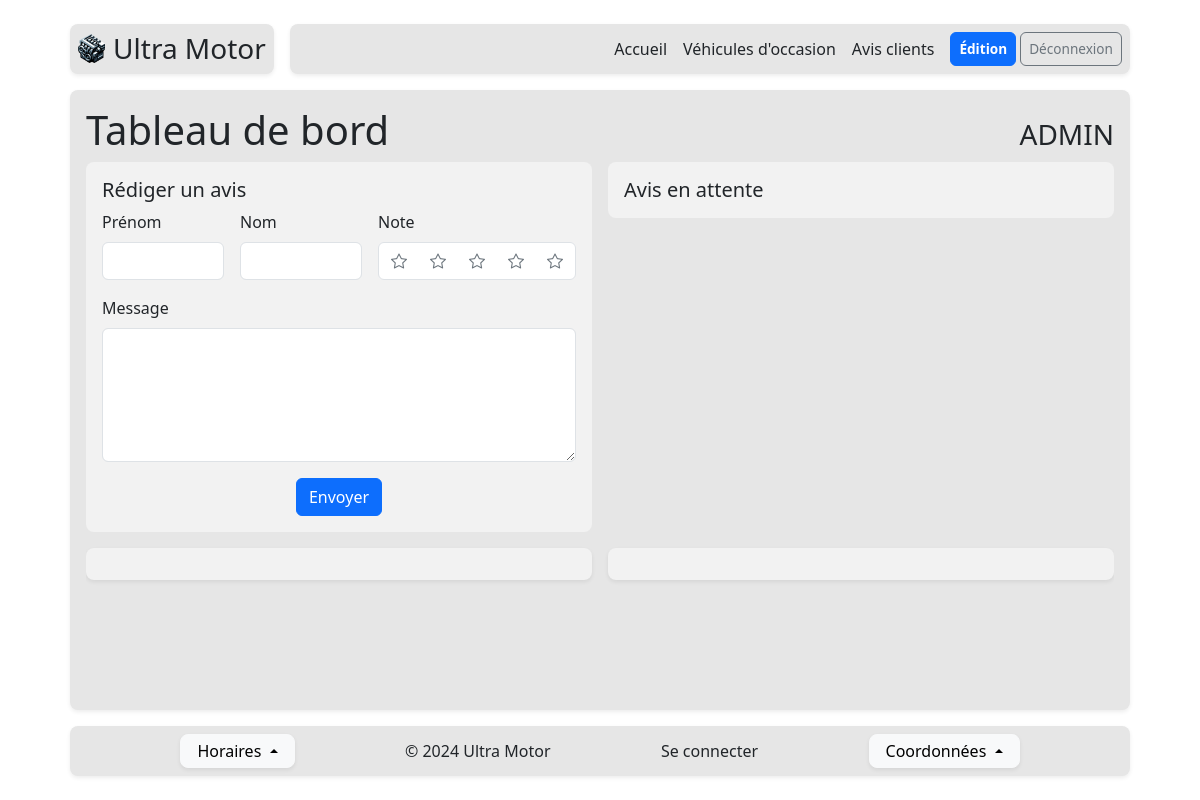
The app's page /index.php?p=edition (signed in), older data.
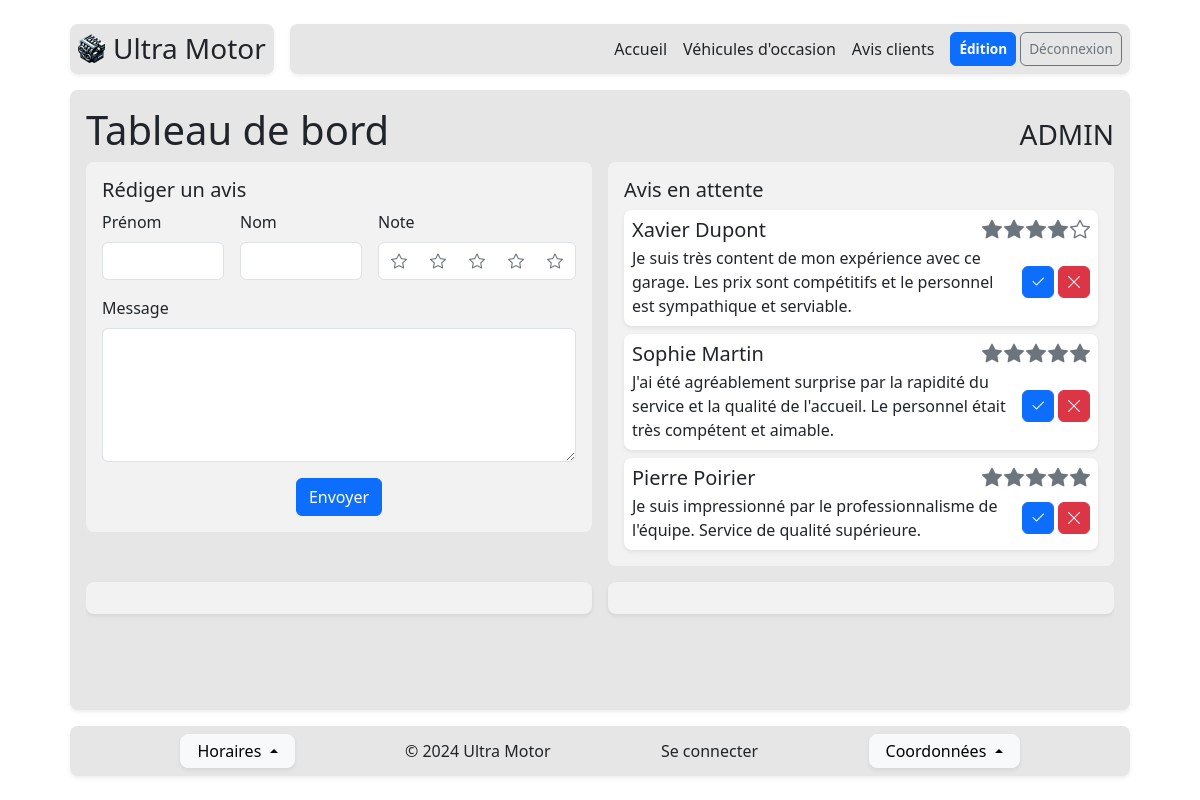
The same page, newer data.
### tables this page shows
CREATE TABLE `customer_review` (
    `id` int NOT NULL AUTO_INCREMENT PRIMARY KEY,
    `full_name` varchar(100) NOT NULL,
    `review` varchar(3000) NOT NULL,
    `rating` int NOT NULL CHECK(`rating` BETWEEN 0 AND 5),
    `approved` ENUM('APPROVED', 'PENDING', 'DENIED') NOT NULL DEFAULT 'PENDING'
);

### includes/App.php (called while the page is built, shortened)
<?php
class App {
    public static function getTemplate($template, $tplVarList = []) {
        require_once("view/$template.php");
    }
}

### controller/edition.php (called while the page is built, shortened)
<?php
$userType = $_SESSION['userType'] ?? null;
$title = "Tableau de bord";
require_once('model/CustomerReview.php');
$reviewList = CustomerReview::getAllPending();
$sendConfirmation = false;
$tplVarList = [];
$tplVarList["title"] = $title;
$tplVarList["page"] = $page;
$tplVarList["userType"] = $userType;
$tplVarList["reviewList"] = $reviewList;
$tplVarList["sendConfirmation"] = $sendConfirmation;
App::getTemplate("edition", $tplVarList);

### index.php (called while the page is built, shortened)
<?php
$returnJson = false;
try {
    require_once("includes/App.php");
    require_once("includes/Database.php");
    if (array_key_exists("p", $_GET)) {
        $page = $_GET["p"];
    } else if (array_key_exists("a", $_GET)) {
        $page = $_GET["a"];
        header('Content-Type: application/json');
        $returnJson = true;
    } else {
        $page = "home";
    }
    $controllerPath = "controller/$page.php";
    if (file_exists($controllerPath)) {
        require_once($controllerPath);
    } else {
        throw new Exception("Error 404: given controller '$page' is not found");
    }
} catch (\Throwable $th) {
    ob_end_clean();
    if ($returnJson) {
        echo json_encode([
            "success" => false,
            "msg" => ENVIRONMENT === "DEV" ? $th->getMessage() : null,
            "data" => null,
        ]);
    } else {
        require_once("controller/error.php");
    }
}

### includes/Database.php (called while the page is built, shortened)
<?php
class Database
{
    private static $pdo;
    private static function init()
    {
        $database_dsn = 'mysql:host=localhost;dbname=ultra-motor-db';
        $database_user = 'ultra-motor-user';
        $database_password = 'ultra-motor-password';
        try {
            self::$pdo = new PDO($database_dsn, $database_user, $database_password);
            self::$pdo->setAttribute(PDO::ATTR_ERRMODE, PDO::ERRMODE_EXCEPTION);
        } catch (PDOException $e) {
            echo "Erreur de connexion : " . $e->getMessage();
            exit;
        }
    }
    public static function query($sql, $bindList = [])
    {
        $stmt = self::$pdo->prepare($sql);
        $stmt->execute();
        if ($stmt->rowCount() > 0) {
            $data = $stmt->fetchAll(PDO::FETCH_ASSOC);
            return $data;
        } else {
            return null;
        }
    }
}

### model/CustomerReview.php (called while the page is built, shortened)
<?php
class CustomerReview {
    public function __construct($id, $fullName, $review, $rating, $approved) {
        $this->id = $id;
        $this->fullName = $fullName;
        $this->review = $review;
        $this->rating = $rating;
    }
    public static function getAllPending() {
        $data = Database::query("SELECT * FROM customer_review WHERE approved = 'PENDING' ORDER BY id DESC;");
        $instanceList = [];
        foreach ($data as $value) {
            $instanceList[] = new self(
                $value["id"],
                $value["full_name"],
                $value["review"],
                $value["rating"],
                $value["approved"],
            );
        }
        return $instanceList;
    }
}

### view/edition.php (the view, shortened to what the changed rows need)
<main class="w-100 flex-1 d-flex flex-column overflow-hidden bg-150 shadow-sm rounded-3 p-3">
    <div class="d-flex flex-row justify-content-between align-items-baseline">
        <h1><?= $title ?></h1>
    </div>
    <div class="flex-1 d-flex flex-column overflow-x-hidden overflow-y-auto">
        <div class="row g-3" data-masonry='{"percentPosition": true }'>
            <section class="col-md-6">
                <div class="bg-100 rounded-3 p-3">
                    <div class="row g-2" data-masonry='{"percentPosition": true }'>
                        <?php foreach ($reviewList as $review) : ?>
                            <div class="col-12">
                                <div class="bg-white rounded-3 shadow-sm p-2">
                                    <div class="d-flex justify-content-between align-items-baseline mb-1">
                                        <h5 class="mb-0"><?= $review->fullName ?></h5>
                                        <h5 class="mb-0 d-flex flex-row align-items-center" style="gap: 2px;">
                                            <?php for ($i = 0; $i < $review->rating; $i++) : ?>
                                                <i class="bi bi-star-fill" style="color: var(--bs-gray)"></i>
                                            <?php endfor; ?>
                                            <?php for ($i = 0; $i < (5 - $review->rating); $i++) : ?>
                                                <i class="bi bi-star" style="color: var(--bs-gray)"></i>
                                            <?php endfor; ?>
                                        </h5>
                                    </div>
                                    <div class="d-flex gap-2 justify-content-between align-items-center">
                                        <p class="mb-0"><?= $review->review ?></p>
                                        <div class="d-flex gap-1">
                                            <button type="button" data-id="<?= $review->id ?>" class="approve-button btn btn-primary p-0" style="height: 2rem; width: 2rem;"><i class="bi bi-check2"></i></button>
                                            <button type="button" data-id="<?= $review->id ?>" class="deny-button btn btn-danger p-0" style="height: 2rem; width: 2rem;"><i class="bi bi-x-lg"></i></button>
                                        </div>
                                    </div>
                                </div>
                            </div>
                        <?php endforeach; ?>
                    </div>
                </div>
            </section>
        </div>
    </div>
</main>

Row changes from the older to the newer data that the page shows:
now on this page (row edited): customer_review: full_name "Xavier Dupont", rating 4 (drawn), review "Je suis très content de mon expérience avec ce garage. Les prix sont compétitifs et le personnel est sympathique et serviable."
now on this page (row edited): customer_review: full_name "Sophie Martin", rating 5 (drawn), review "J'ai été agréablement surprise par la rapidité du service et la qualité de l'accueil. Le personnel était très compétent et aimable."
now on this page (row edited): customer_review: full_name "Pierre Poirier", rating 5 (drawn), review "Je suis impressionné par le professionnalisme de l'équipe. Service de qualité supérieure."
